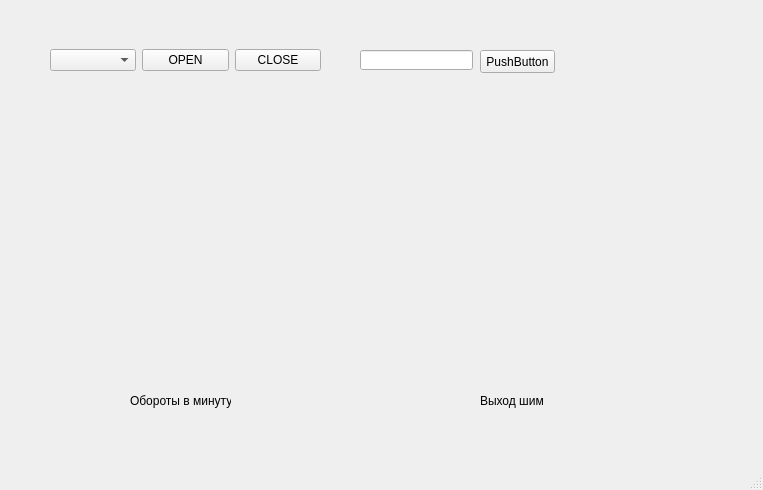
<?xml version="1.0" encoding="UTF-8"?>
<ui version="4.0">
 <class>MainWindow</class>
 <widget class="QMainWindow" name="MainWindow">
  <property name="geometry">
   <rect>
    <x>0</x>
    <y>0</y>
    <width>763</width>
    <height>490</height>
   </rect>
  </property>
  <property name="windowTitle">
   <string>MainWindow</string>
  </property>
  <widget class="QWidget" name="centralwidget">
   <widget class="QWidget" name="layoutWidget">
    <property name="geometry">
     <rect>
      <x>50</x>
      <y>40</y>
      <width>271</width>
      <height>41</height>
     </rect>
    </property>
    <layout class="QHBoxLayout" name="horizontalLayout">
     <item>
      <widget class="QComboBox" name="comL"/>
     </item>
     <item>
      <widget class="QPushButton" name="openB">
       <property name="text">
        <string>OPEN</string>
       </property>
      </widget>
     </item>
     <item>
      <widget class="QPushButton" name="closeB">
       <property name="text">
        <string>CLOSE</string>
       </property>
      </widget>
     </item>
    </layout>
   </widget>
   <widget class="PlotWidget" name="graph_1" native="true">
    <property name="geometry">
     <rect>
      <x>20</x>
      <y>160</y>
      <width>351</width>
      <height>221</height>
     </rect>
    </property>
   </widget>
   <widget class="QPushButton" name="sendB">
    <property name="geometry">
     <rect>
      <x>480</x>
      <y>50</y>
      <width>75</width>
      <height>23</height>
     </rect>
    </property>
    <property name="text">
     <string>PushButton</string>
    </property>
   </widget>
   <widget class="QLineEdit" name="textF">
    <property name="geometry">
     <rect>
      <x>360</x>
      <y>50</y>
      <width>113</width>
      <height>20</height>
     </rect>
    </property>
   </widget>
   <widget class="PlotWidget" name="graph_2" native="true">
    <property name="geometry">
     <rect>
      <x>390</x>
      <y>160</y>
      <width>351</width>
      <height>221</height>
     </rect>
    </property>
   </widget>
   <widget class="QLabel" name="label">
    <property name="geometry">
     <rect>
      <x>130</x>
      <y>390</y>
      <width>101</width>
      <height>21</height>
     </rect>
    </property>
    <property name="text">
     <string>Обороты в минуту</string>
    </property>
   </widget>
   <widget class="QLabel" name="label_2">
    <property name="geometry">
     <rect>
      <x>480</x>
      <y>390</y>
      <width>101</width>
      <height>21</height>
     </rect>
    </property>
    <property name="text">
     <string>Выход шим</string>
    </property>
   </widget>
  </widget>
  <widget class="QMenuBar" name="menubar">
   <property name="geometry">
    <rect>
     <x>0</x>
     <y>0</y>
     <width>763</width>
     <height>21</height>
    </rect>
   </property>
  </widget>
  <widget class="QStatusBar" name="statusbar"/>
 </widget>
 <customwidgets>
  <customwidget>
   <class>PlotWidget</class>
   <extends>QWidget</extends>
   <header>pyqtgraph</header>
   <container>1</container>
  </customwidget>
 </customwidgets>
 <resources/>
 <connections/>
</ui>
